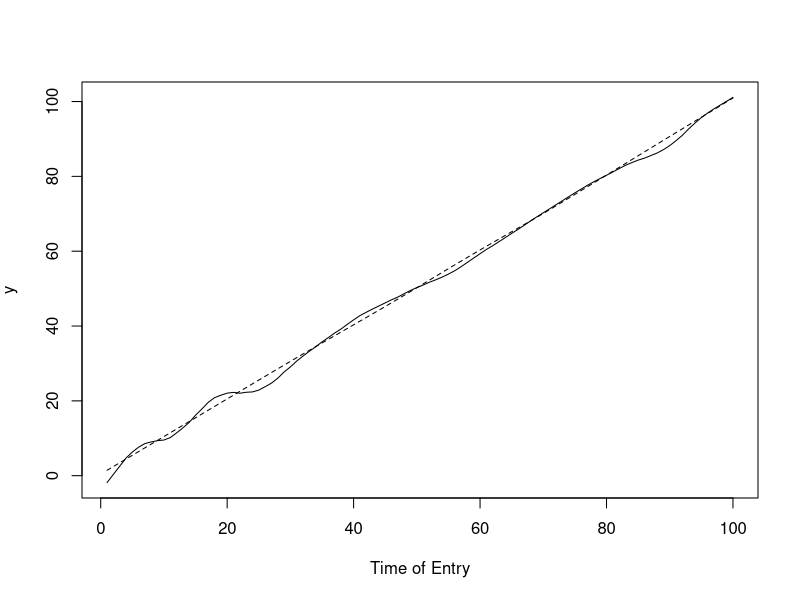
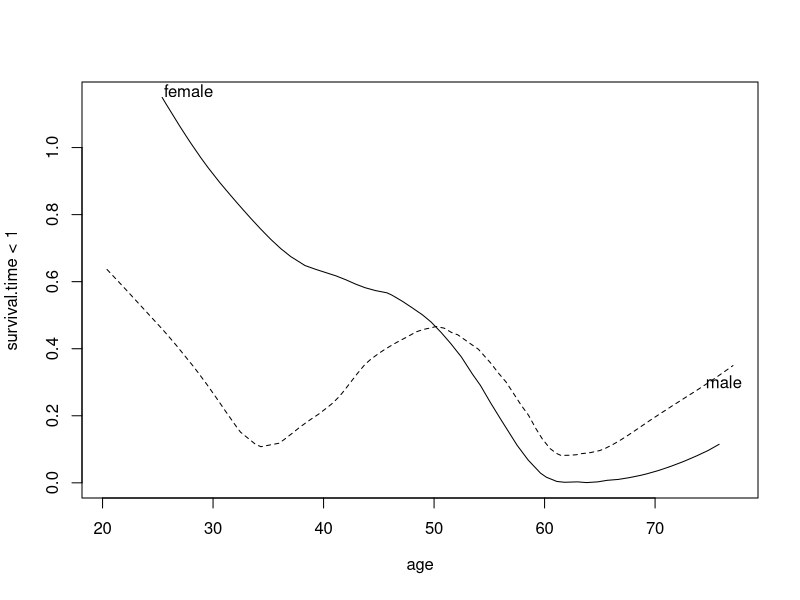
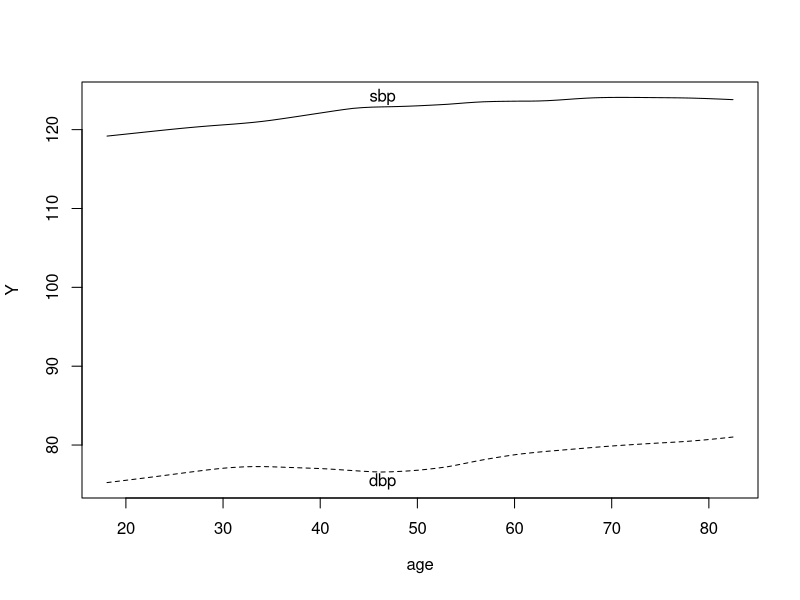
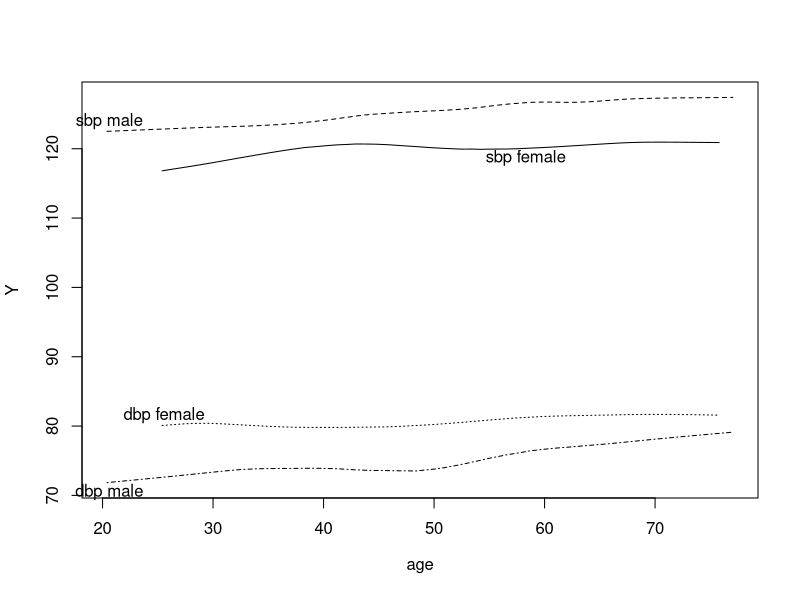
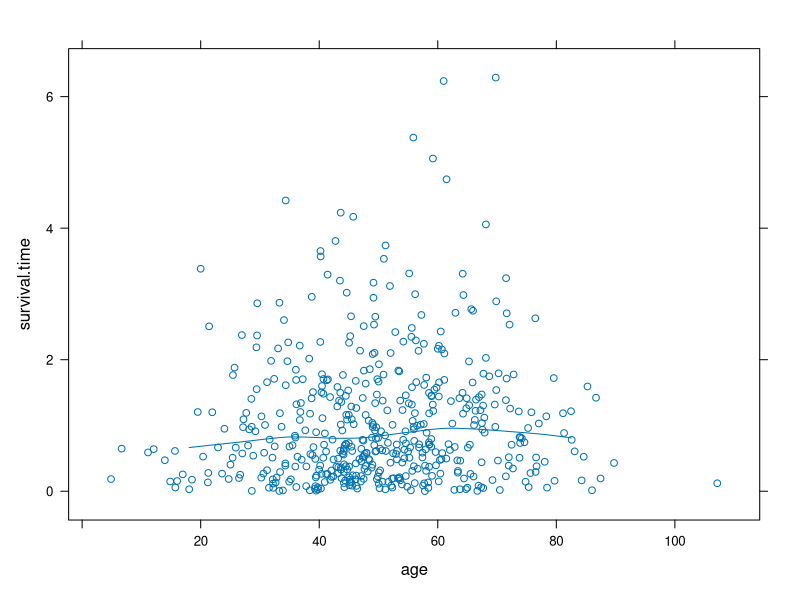
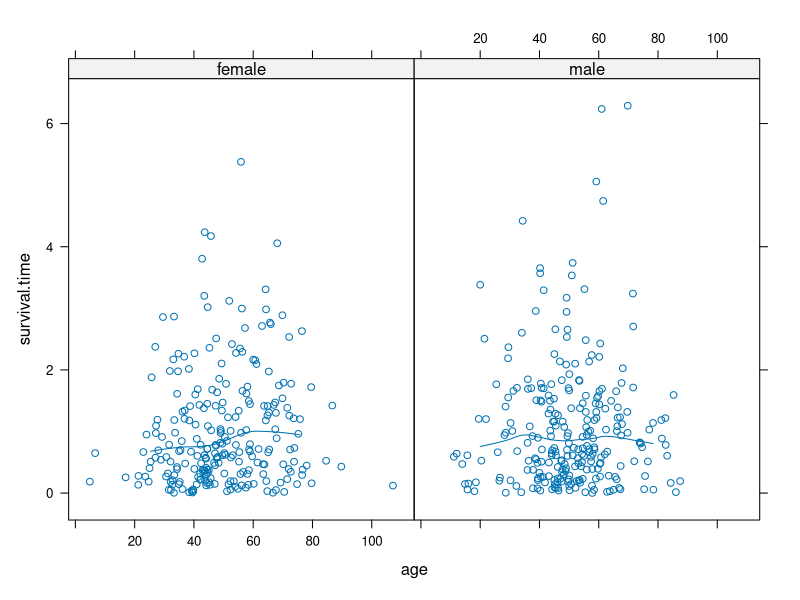
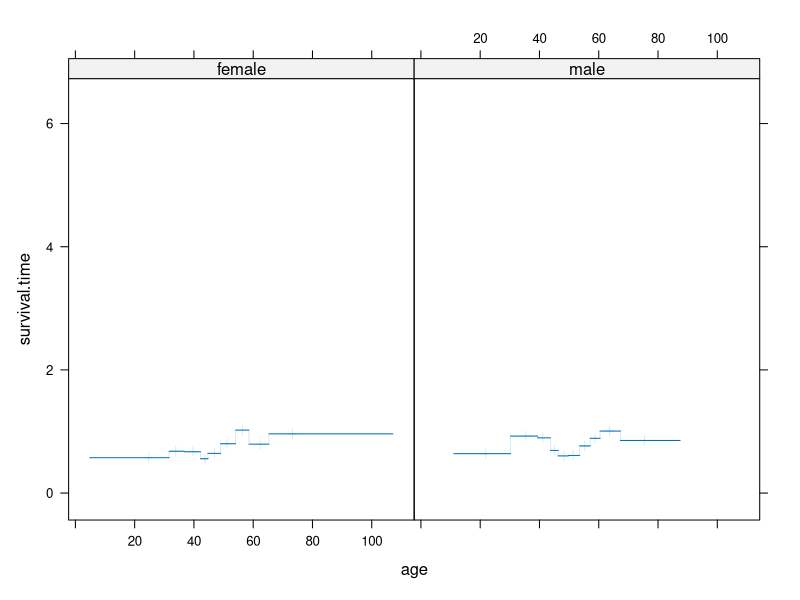
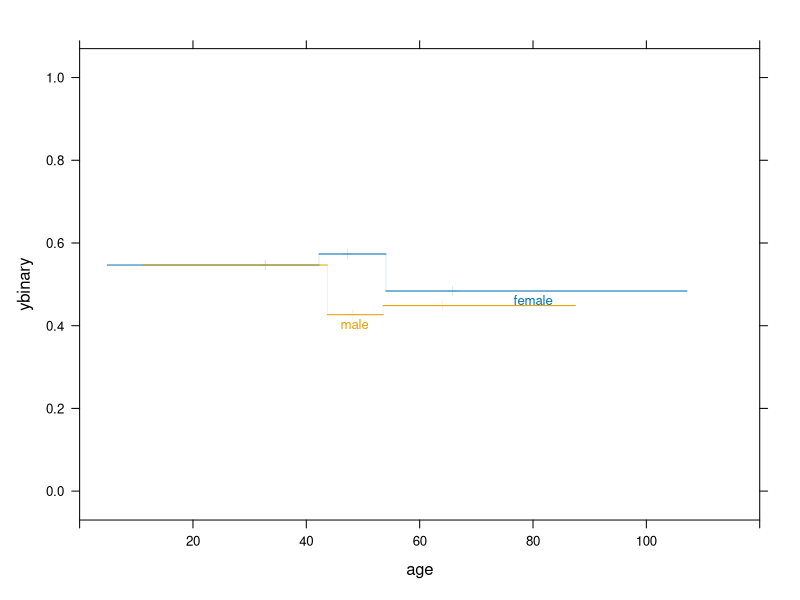

These figures' R source, in order:
library(Hmisc)


### Name: plsmo
### Title: Plot smoothed estimates
### Aliases: plsmo panel.plsmo
### Keywords: smooth nonparametric hplot

### ** Examples

set.seed(1)
x <- 1:100
y <- x + runif(100, -10, 10)
plsmo(x, y, "supsmu", xlab="Time of Entry") 
#Use label(y) or "y" for ylab


plsmo(x, y, add=TRUE, lty=2)
#Add lowess smooth to existing plot, with different line type


age <- rnorm(500, 50, 15)
survival.time <- rexp(500)
sex <- sample(c('female','male'), 500, TRUE)
race <- sample(c('black','non-black'), 500, TRUE)
plsmo(age, survival.time < 1, fun=qlogis, group=sex) # plot logit by sex

#Bivariate Y
sbp <- 120 + (age - 50)/10 + rnorm(500, 0, 8) + 5 * (sex == 'male')
dbp <-  80 + (age - 50)/10 + rnorm(500, 0, 8) - 5 * (sex == 'male')
Y <- cbind(sbp, dbp)
plsmo(age, Y)
plsmo(age, Y, group=sex)


#Plot points and smooth trend line using trellis 
# (add type='l' to suppress points or type='p' to suppress trend lines)
require(lattice)
xyplot(survival.time ~ age, panel=panel.plsmo)


#Do this for multiple panels
xyplot(survival.time ~ age | sex, panel=panel.plsmo)

#Repeat this using equal sample size intervals (n=25 each) summarized by
#the median, then a proportion (mean of binary y)
xyplot(survival.time ~ age | sex, panel=panel.plsmo, type='l',
       method='intervals', mobs=25, ifun=median)
ybinary <- ifelse(runif(length(sex)) < 0.5, 1, 0)
xyplot(ybinary ~ age, groups=sex, panel=panel.plsmo, type='l',
       method='intervals', mobs=75, ifun=mean, xlim=c(0, 120))


#Do this for subgroups of points on each panel, show the data
#density on each curve, and draw a key at the default location
xyplot(survival.time ~ age | sex, groups=race, panel=panel.plsmo,
       datadensity=TRUE)
Key()


#Use wloess.noiter to do a fast weighted smooth
plot(x, y)
lines(wtd.loess.noiter(x, y))
lines(wtd.loess.noiter(x, y, weights=c(rep(1,50), 100, rep(1,49))), col=2)
points(51, y[51], pch=18)   # show overly weighted point
#Try to duplicate this smooth by replicating 51st observation 100 times
lines(wtd.loess.noiter(c(x,rep(x[51],99)),c(y,rep(y[51],99)),
      type='ordered all'), col=3)
#Note: These two don't agree exactly
